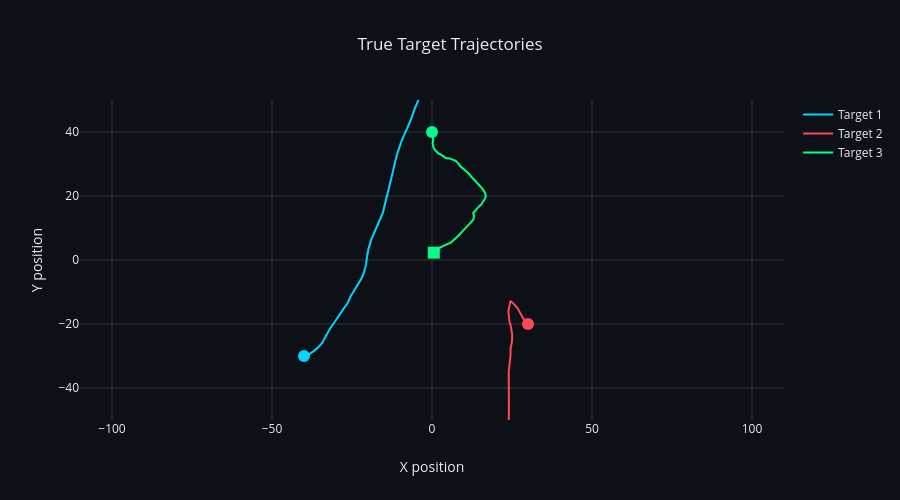

The code cell stored with this chart in its notebook:
### Code cell
# Generate target trajectories
initial_states = [
    np.array([-40, 1.5, -30, 0.5]),   # Target 1: moving right-up
    np.array([30, -1.0, -20, 1.0]),   # Target 2: moving left-up
    np.array([0, 0.2, 40, -1.2]),     # Target 3: moving right-down
]

true_tracks = [[] for _ in range(n_targets)]
states = [s.copy() for s in initial_states]

for k in range(n_steps):
    for i in range(n_targets):
        true_tracks[i].append(states[i].copy())
        states[i] = F @ states[i] + np.random.multivariate_normal(np.zeros(4), Q)

true_tracks = [np.array(t) for t in true_tracks]

# Visualize true trajectories
colors = ['#00d4ff', '#ff4757', '#00ff88']

fig = go.Figure()

for i, track in enumerate(true_tracks):
    # Trajectory line
    fig.add_trace(
        go.Scatter(x=track[:, 0], y=track[:, 2], mode='lines',
                   name=f'Target {i+1}', line=dict(color=colors[i], width=2))
    )
    # Start marker
    fig.add_trace(
        go.Scatter(x=[track[0, 0]], y=[track[0, 2]], mode='markers',
                   marker=dict(color=colors[i], size=12, symbol='circle'),
                   name=f'Start {i+1}', showlegend=False)
    )
    # End marker
    fig.add_trace(
        go.Scatter(x=[track[-1, 0]], y=[track[-1, 2]], mode='markers',
                   marker=dict(color=colors[i], size=12, symbol='square'),
                   name=f'End {i+1}', showlegend=False)
    )

fig.update_layout(
    template=dark_template,
    title='True Target Trajectories',
    xaxis_title='X position',
    yaxis_title='Y position',
    height=500,
    xaxis=dict(range=surveillance_area[0], scaleanchor='y', scaleratio=1),
    yaxis=dict(range=surveillance_area[1]),
)
fig.show()

### Figure 1 — Plotly figure (JSON) as saved in the notebook; plotly's stock layout.template omitted (floating-point values rounded to 4 significant figures)
{"data": [{"line": {"color": "#00d4ff", "width": 2}, "mode": "lines", "name": "Target 1", "type": "scatter", "x": [-40.0, -38.63, -37.18, -35.78, -34.36, -33.21, -31.91, -30.46, -29.23, -27.83, -26.38, -25.41, -24.16, -22.81, -21.86, -21.21, -20.65, -20.34, -19.86, -18.95, -17.81, -16.55, -15.36, -14.73, -13.92, -13.16, -12.38, -11.63, -10.77, -9.528, -8.021, -6.455, -5.374, -4.166, -2.513, -0.6936, 0.8577, 2.019, 3.577, 5.424, 7.334, 9.427, 11.24, 13.36, 15.42, 17.33, 19.09, 20.57, 21.86, 22.82], "y": [-30.0, -29.59, -28.62, -27.49, -26.01, -23.9, -21.47, -19.45, -17.52, -15.5, -13.53, -11.3, -9.287, -7.205, -5.509, -3.625, -1.612, 0.762, 3.48, 6.426, 9.285, 12.03, 14.74, 17.56, 20.54, 23.7, 26.95, 30.21, 33.5, 37.15, 40.71, 44.18, 47.36, 50.17, 52.83, 55.44, 57.47, 59.24, 60.86, 62.54, 64.5, 66.44, 68.64, 71.18, 73.8, 76.92, 80.07, 83.53, 87.06, 90.31]}, {"marker": {"color": "#00d4ff", "size": 12, "symbol": "circle"}, "mode": "markers", "name": "Start 1", "showlegend": false, "type": "scatter", "x": [-40], "y": [-30]}, {"marker": {"color": "#00d4ff", "size": 12, "symbol": "square"}, "mode": "markers", "name": "End 1", "showlegend": false, "type": "scatter", "x": [22.82], "y": [90.31]}, {"line": {"color": "#ff4757", "width": 2}, "mode": "lines", "name": "Target 2", "type": "scatter", "x": [30.0, 28.93, 28.3, 27.86, 27.32, 26.71, 26.18, 25.5, 24.89, 24.64, 24.57, 24.43, 24.17, 24.01, 23.89, 24.02, 24.2, 24.61, 25.03, 25.0, 24.54, 24.55, 24.44, 24.16, 23.97, 24.01, 24.09, 24.18, 24.1, 24.04, 23.99, 23.68, 22.99, 22.32, 21.68, 21.51, 21.56, 21.25, 20.61, 19.76, 18.69, 18.18, 17.96, 17.76, 17.91, 18.29, 18.99, 20.16, 21.76, 23.53], "y": [-20.0, -19.02, -17.86, -17.0, -15.89, -15.01, -14.42, -13.73, -13.36, -12.84, -12.77, -13.36, -14.19, -15.19, -16.26, -17.65, -19.12, -20.64, -23.04, -25.45, -27.7, -29.68, -31.62, -33.29, -35.16, -37.36, -39.73, -42.12, -44.53, -47.13, -49.72, -52.33, -54.86, -57.44, -59.78, -62.19, -65.15, -68.0, -70.55, -72.85, -75.35, -77.76, -79.95, -82.12, -84.31, -86.31, -87.98, -89.46, -90.98, -92.36]}, {"marker": {"color": "#ff4757", "size": 12, "symbol": "circle"}, "mode": "markers", "name": "Start 2", "showlegend": false, "type": "scatter", "x": [30], "y": [-20]}, {"marker": {"color": "#ff4757", "size": 12, "symbol": "square"}, "mode": "markers", "name": "End 2", "showlegend": false, "type": "scatter", "x": [23.53], "y": [-92.36]}, {"line": {"color": "#00ff88", "width": 2}, "mode": "lines", "name": "Target 3", "type": "scatter", "x": [0.0, 0.312, 0.3906, 0.2062, 0.3954, 0.867, 1.411, 1.873, 2.675, 3.429, 4.338, 5.471, 6.496, 7.405, 8.224, 9.01, 9.94, 10.81, 11.6, 12.3, 13.46, 14.63, 15.8, 16.62, 16.82, 16.48, 16.02, 15.5, 14.79, 14.36, 13.83, 13.31, 13.07, 12.86, 13.12, 12.99, 12.67, 12.15, 11.54, 11.0, 10.22, 9.42, 8.313, 6.998, 5.9, 4.807, 3.881, 2.8, 1.658, 0.5613], "y": [40.0, 38.74, 37.49, 36.39, 35.35, 34.51, 33.82, 33.37, 32.98, 32.39, 31.9, 31.75, 31.44, 30.98, 30.19, 29.12, 28.33, 27.68, 26.9, 26.01, 24.75, 23.41, 22.21, 20.86, 19.85, 19.1, 18.32, 17.44, 16.83, 16.37, 15.82, 15.32, 15.12, 14.68, 13.83, 12.85, 12.3, 11.79, 11.25, 10.53, 9.798, 8.887, 7.649, 6.293, 5.451, 4.984, 4.623, 4.007, 3.248, 2.296]}, {"marker": {"color": "#00ff88", "size": 12, "symbol": "circle"}, "mode": "markers", "name": "Start 3", "showlegend": false, "type": "scatter", "x": [0], "y": [40]}, {"marker": {"color": "#00ff88", "size": 12, "symbol": "square"}, "mode": "markers", "name": "End 3", "showlegend": false, "type": "scatter", "x": [0.5613], "y": [2.296]}], "layout": {"height": 500, "title": {"text": "True Target Trajectories"}, "xaxis": {"range": [-50, 50], "scaleanchor": "y", "scaleratio": 1, "title": {"text": "X position"}}, "yaxis": {"range": [-50, 50], "title": {"text": "Y position"}}}}
